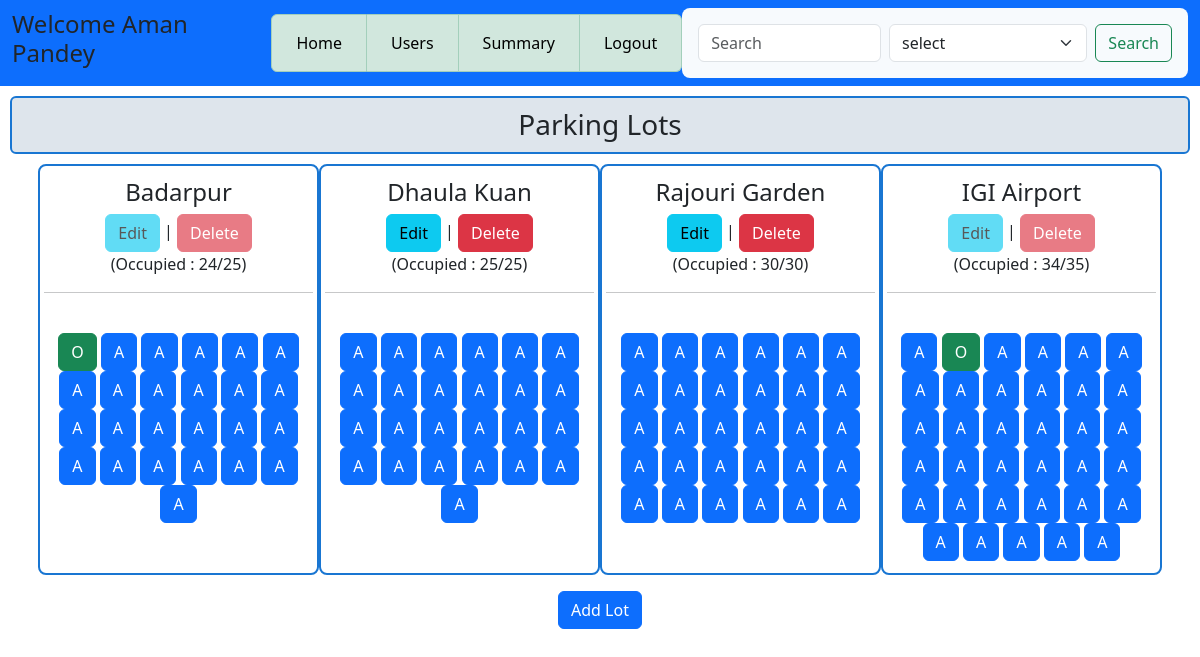
Before: /admin_dashboard with the older database file.
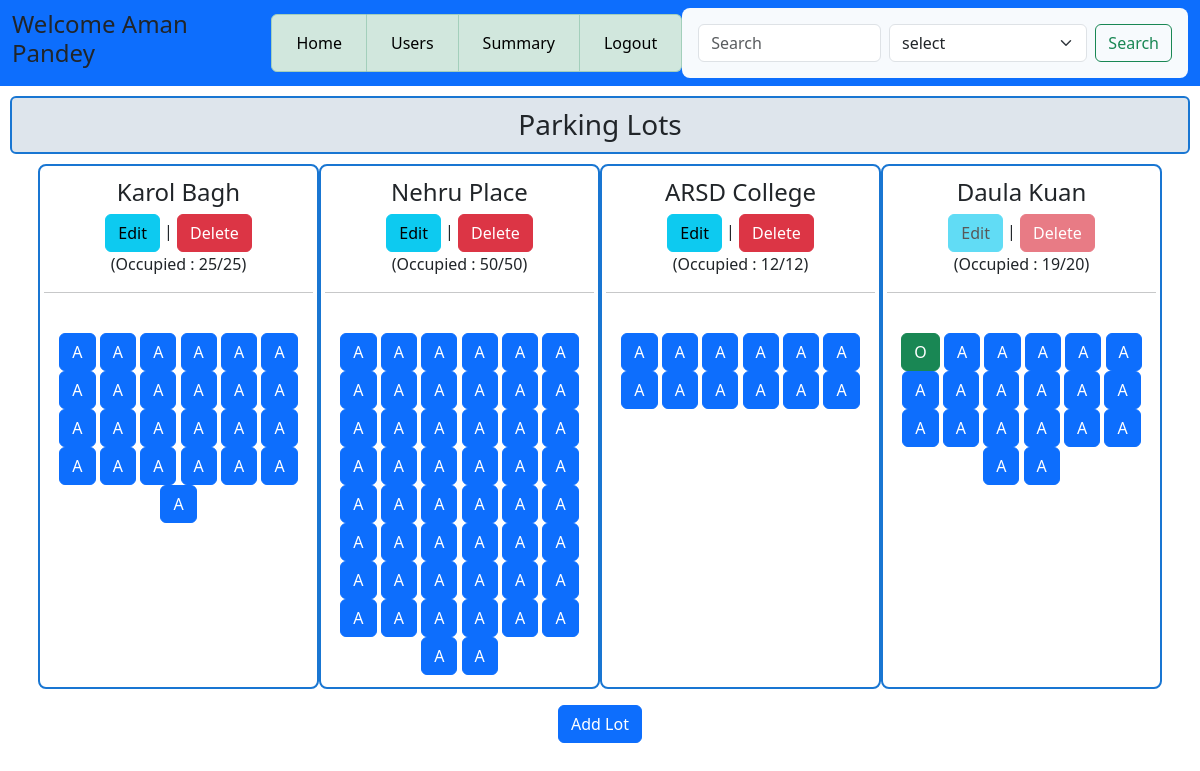
After: the same page with the newer database file.
### application/models.py (models this page shows)
class Users(db.Model):
    id = db.Column(db.Integer, primary_key=True, autoincrement=True)
    email = db.Column(db.String(50), unique=True, nullable=False)
    password = db.Column(db.String(50), nullable=False)
    fullname = db.Column(db.String(50), nullable=False)
    address = db.Column(db.String(400), nullable=False)
    pincode = db.Column(db.String(10), nullable=False)
    type = db.Column(db.String(10), nullable=False, default="user")  # 'user' or 'admin'

class Lots(db.Model):
    id = db.Column(db.Integer, primary_key=True , autoincrement=True)
    location = db.Column(db.String(200), unique=True, nullable=False)
    price = db.Column(db.Integer, nullable=False)
    available_spots = db.Column(db.Integer, nullable=False)
    total_spots = db.Column(db.Integer, nullable=False)
    address = db.Column(db.String(400), nullable=False)
    pincode = db.Column(db.String(10), nullable=False)
    details = db.relationship('Spots', backref='lot', cascade="all, delete-orphan")

class Spots(db.Model):
    id = db.Column(db.String, primary_key=True)
    lot_id = db.Column(db.Integer, db.ForeignKey('lots.id'), nullable=False)
    status = db.Column(db.String, default="Available") # Available or Unavailable

### application/controllers.py (the view)
@app.route('/admin_dashboard', methods=['GET'])
def admin_dashboard():
    this_user = Users.query.filter_by(type="admin").first()
    all_users = Users.query.filter_by(type="user").all()
    all_lots = Lots.query.all()
    all_spots = Spots.query.all()
    all_reservations = Reserve.query.all()
    return render_template('admin_dash.html', all_users=all_users, all_lots=all_lots, all_spots=all_spots, all_reservations=all_reservations, this_user=this_user)

### templates/admin_dash.html (shortened to what this page needs)
<!DOCTYPE html>
<html lang="en">
<head>
    <link rel="stylesheet" href="/static/css/style.css">
    <link href="https://cdn.jsdelivr.net/npm/bootstrap@5.3.7/dist/css/bootstrap.min.css" rel="stylesheet">
</head>
<body>
    <div id ="main">
        <div id ="canvas">
            <nav class="navbar navbar-expand-lg bg-primary">
                <div class="container-fluid">
                    <h4>Welcome {{this_user.fullname}}</h4>
                    <div class="collapse navbar-collapse" id="navbarSupportedContent">
                        <ul class="navbar-nav mx-auto mb-2 mb-lg-0 list-group list-group-horizontal text-center">
                            <li class="nav-item list-group-item  list-group-item-success">
                                <a class="nav-link active" aria-current="page" href="/admin_dashboard">Home</a>
                            </li>
                            <li class="nav-item list-group-item  list-group-item-success">
                                <a class="nav-link active" aria-current="page" href="/user_details">Users</a>
                            </li>
                            <li class="nav-item list-group-item  list-group-item-success">
                                <a class="nav-link active" aria-current="page" href="#">Summary</a>
                            </li>
                            <li class="nav-item list-group-item  list-group-item-success">
                                <a class="nav-link active" aria-current="page" href="/login">Logout</a>
                            </li>
                            </ul>
                         <form class="d-flex" action="/search">
                            <input class="form-control me-2" type="search" placeholder="Search" aria-label="Search" name="search">
                                <select class="form-select me-2" aria-label="Default select example" name="key">
                                    <option selected>select</option>
                                </select>
                            <input class="btn btn-outline-success" type="submit" value="Search">
                        </form>
                    </div>
                </div>
            </nav>
            <div class ="top-section">
                <div id ="content">
                        <h3 class="heading">Parking Lots</h3>
                        <div class="container">
                            <div class="row g-2">
                                {% for lot in all_lots %}
                                <div class="col-3">
                                    <h4> {{lot.location}}</h4>
                                    <a href="/edit_parking_lot/{{lot.id}}" class="btn btn-info {% if lot.available_spots != lot.total_spots %} disabled {% endif %}"
                                     aria-disabled="true" tabindex="-1" > Edit </a>
                                    |
                                    <a href="/delete_lot/{{lot.id}}" class="btn btn-danger {% if lot.available_spots != lot.total_spots %} disabled {% endif %}"
                                     aria-disabled="true" tabindex="-1" > Delete </a>
                                    <br>
                                    (Occupied : {{lot.available_spots}}/{{lot.total_spots}})
                                    <hr>
                                    <br>
                                    {% for spot in all_spots  %}
                                        {% if spot.lot_id == lot.id %}
                                            {% if spot.status =="Available" %}
                                            <a href="/delete_spot/{{spot.id}}" class="btn btn-primary">A</a>
                                            {% else %}
                                            <a href="/delete_spot/{{spot.id}}" class="btn btn-success">O</a>
                                            {% endif %}
                                        {% endif %}
                                    {% endfor %}
                                </div>
                                {% endfor %}
                            </div>
                        </div>
                </div>
            </div>
            <div class="bottom-section text-center">
                <a class="btn btn-primary mb-4" href="/add_parking_lot">Add Lot</a>
            </div>
        </div>
    </div>
</body>
</html>

### static/css/style.css (style rules this page uses)
body { background: #d6d9e6; font-family: Arial, sans-serif; }
.heading { margin:3px; text-align: center; padding-left: 3px; margin: 10px; border: 2px solid #1976d2; padding: 10px; border-radius: 6px; margin-bottom: 10px; background: #dee5ec; }
.d-flex { border-radius: 8px; padding: 16px; background: #f7fafd; }
.col-3 { border: 2px solid #1976d2; border-radius: 8px; padding: 12px; margin-bottom: 16px; text-align: center; }

Changed rows visible on the page:
removed Lots: location "Badarpur", available_spots "24", total_spots "25"
removed Lots: location "Dhaula Kuan", available_spots "25", total_spots "25"
removed Lots: location "Rajouri Garden", available_spots "30", total_spots "30"
removed Lots: location "IGI Airport", available_spots "34", total_spots "35"
added Lots: location "Karol Bagh", available_spots "25", total_spots "25"
added Lots: location "Nehru Place", available_spots "50", total_spots "50"
added Lots: location "ARSD College", available_spots "12", total_spots "12"
added Lots: location "Daula Kuan", available_spots "19", total_spots "20"
